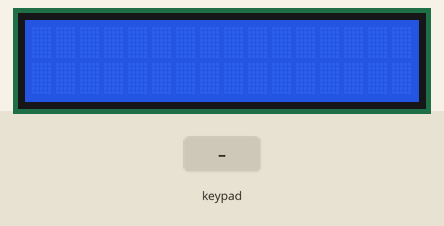
Recording of a sketch running on a simulated Arduino Uno, built with avr-gcc and run on an emulated ATmega328P. On the bench: 16×2 character LCD. Inputs (shaded band) come from the test bench.

Above: at 1.2 s.
1.3 s: key 'A' pressed
At 1.9 s:
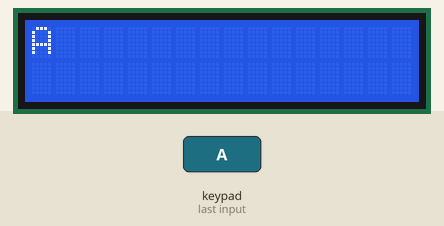
4.1 s: keypad keys 0 1 2 3 # pressed 0.726 s apart
At 4.5 s:
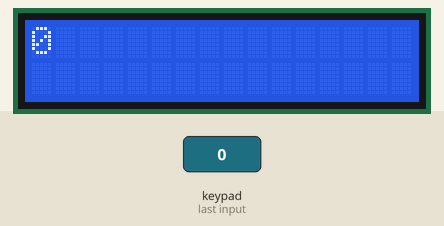
10.7 s: key 'B' pressed
At 12.1 s:
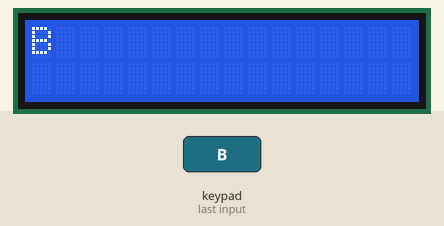
13.2 s: keypad keys 0 1 2 3 * pressed 0.726 s apart
At 19.7 s:
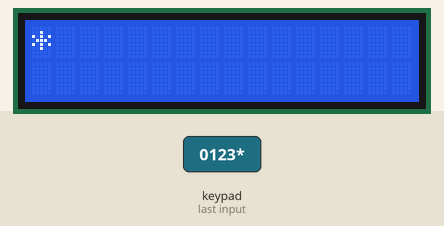
19.8 s: key 'C' pressed
At 21.2 s:
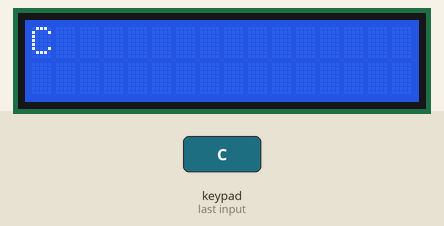
22.3 s: keypad keys 0 1 2 3 D pressed 0.726 s apart
At 24.3 s:
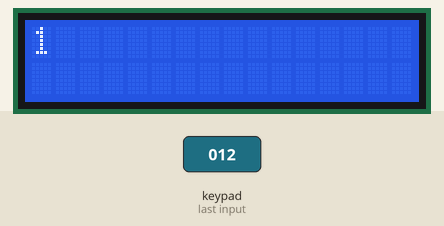

The sketch:

Keypad.ino
```cpp
#include <LiquidCrystal.h> //lcd kütüphanesi eklendi
#include <Keypad.h> //keypad kütüphanesi eklendi

const int ROW_NUM = 4; //four rows
const int COLUMN_NUM = 4; //four columns

char keys[ROW_NUM][COLUMN_NUM] = {
  {'1', '2', '3', 'A'},
  {'4', '5', '6', 'B'},
  {'7', '8', '9', 'C'},
  {'*', '0', '#', 'D'}
};

byte pin_rows[ROW_NUM] = {0, 1, 2, 3}; //connect to the row pinouts of the keypad
byte pin_column[COLUMN_NUM] = {4, 5, 6, 7}; //connect to the column pinouts of the keypad

Keypad keypad = Keypad( makeKeymap(keys), pin_rows, pin_column, ROW_NUM, COLUMN_NUM );

LiquidCrystal lcd{12,13,8,9,10,11}; //RS,E,D4,D5,D6,D7 pinledin verdik

void setup() {
  lcd.begin(16,2); //lcd isimli ekranımızı başlattık
  lcd.clear(); //Ekranı başlangıçda temizliyoruz.
}

void loop() {
  lcd.home(); //imleci 0, 0 noktasına getirir
  char key = keypad.getKey();

  lcd.clear();
  lcd.print(key);
  delay(500);
  lcd.clear();
}
```

Measured:
- after the input at 1.3 s, the display: first differs from a run without the input after 0.29 s (image 1)
- after the input at 4.1 s, the display: first differs from a run without the input at once (image 2)
- after the input at 10.7 s, the display: first differs from a run without the input after 1.0 s (image 3)
- after the input at 13.2 s, the display: first differs from a run without the input after 0.05 s (image 4 shows a later state)
- after the input at 19.8 s, the display: first differs from a run without the input after 1.1 s (image 5)
- after the input at 22.3 s, the display: first differs from a run without the input after 0.08 s (image 6 shows a later state)
- what the display in image 1 shows lasts 0.5 s, from 1.6 s to 2.1 s
